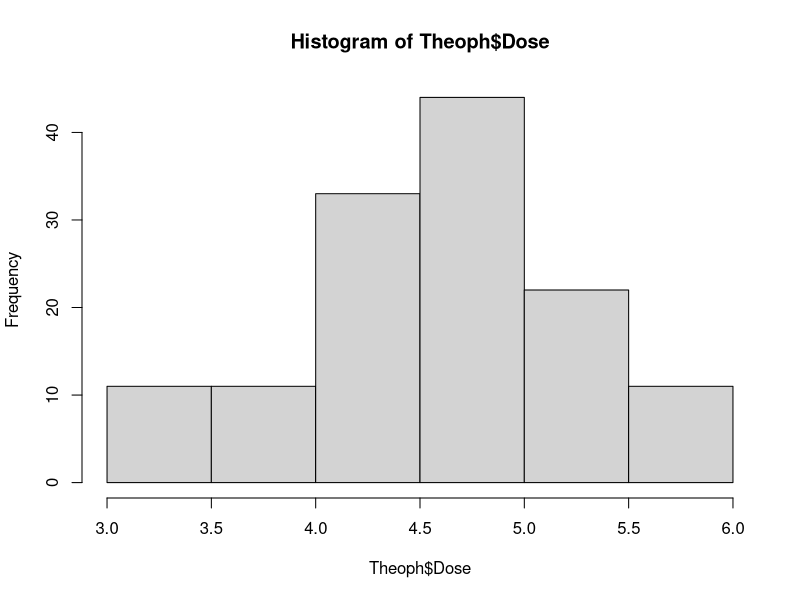
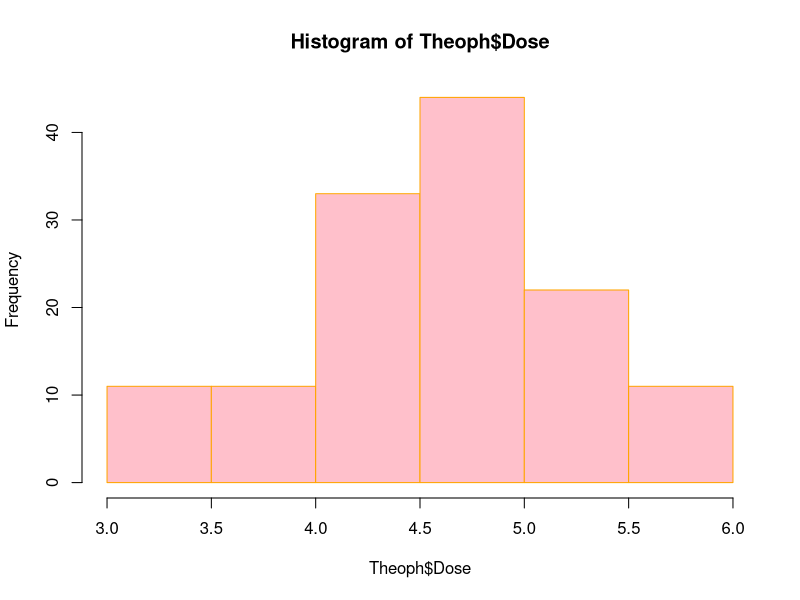
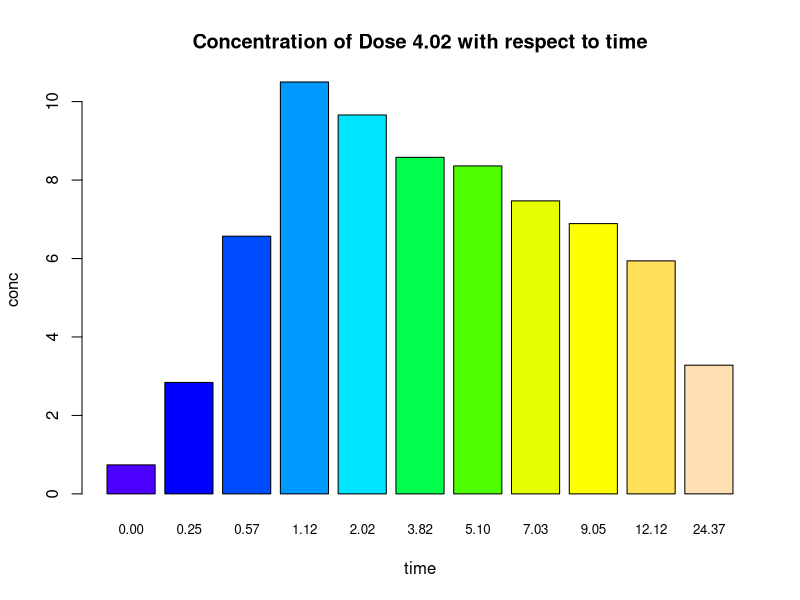
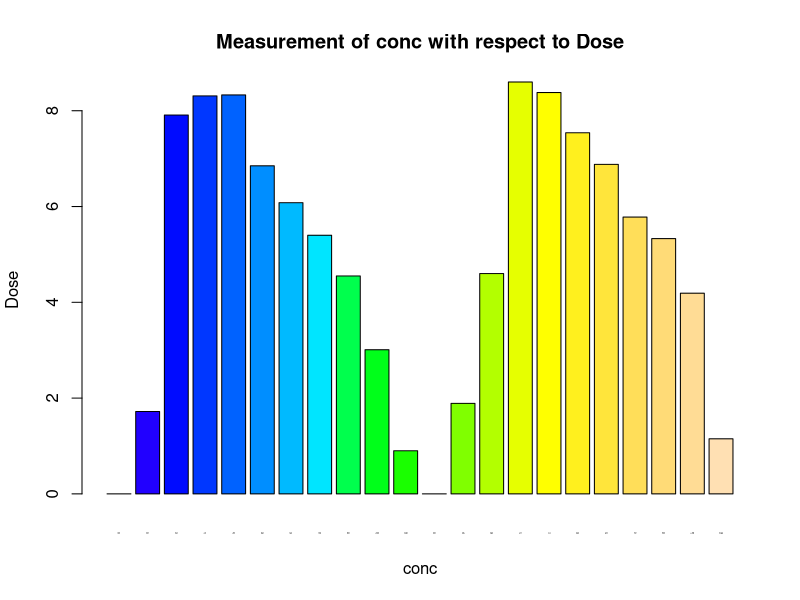
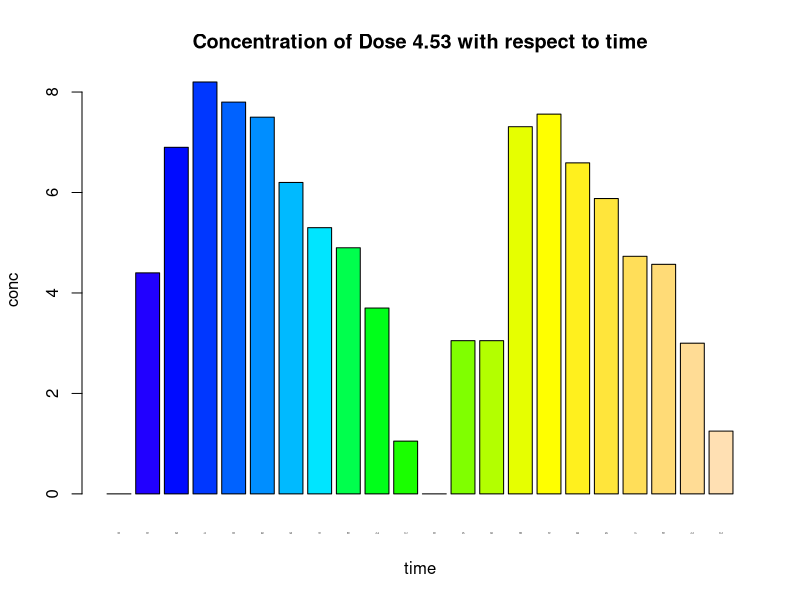
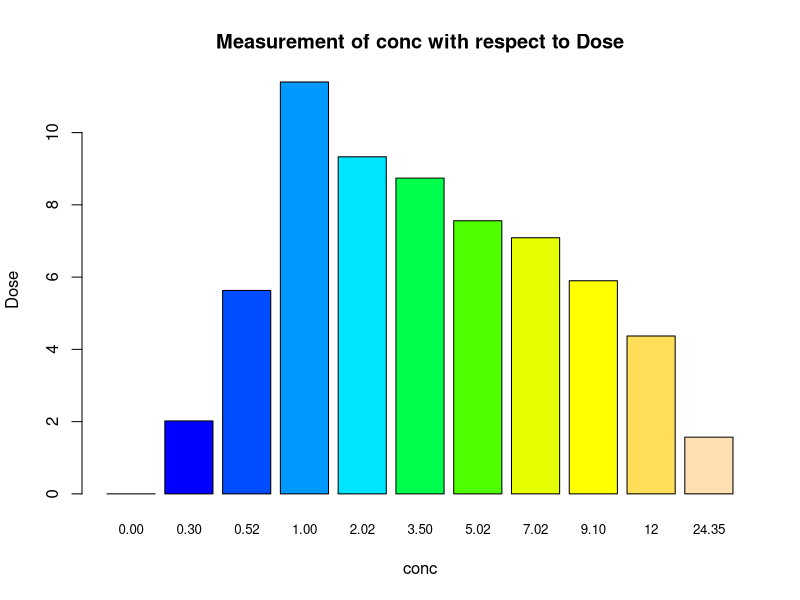
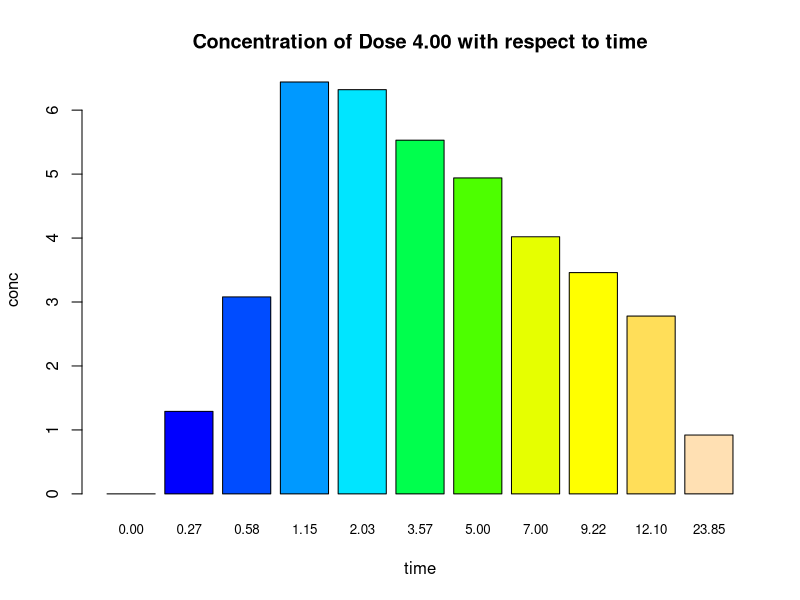
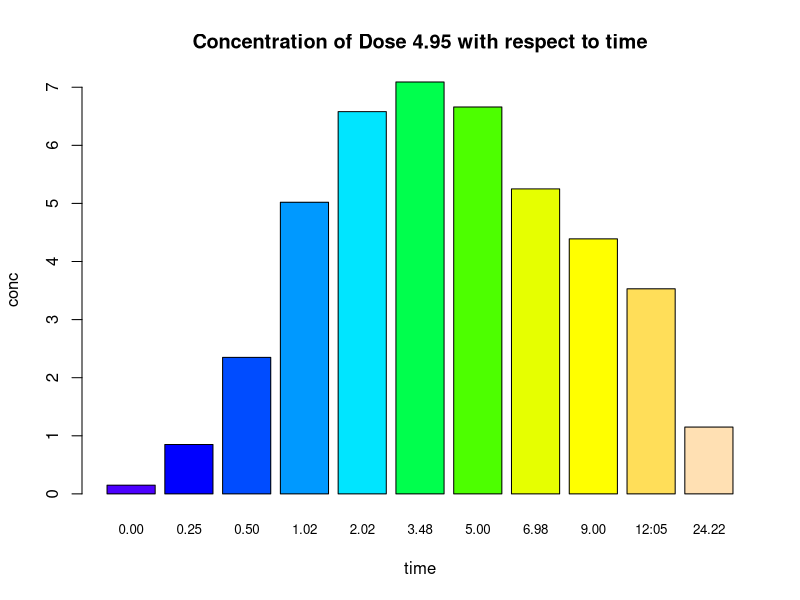

R code for these plots, in order:
data(Theoph)

print(Theoph)

max(Theoph$Wt)
max(Theoph$Dose)
max(Theoph$Time)
max(Theoph$conc)

min(Theoph$Wt) 
min(Theoph$Dose)
min(Theoph$Time)
min(Theoph$conc)

mean(Theoph$Wt)
mean(Theoph$Dose)
mean(Theoph$Time)
mean(Theoph$conc)

median(Theoph$Wt)
median(Theoph$Dose)
median(Theoph$Time)
median(Theoph$conc)

var(Theoph$Wt)
var(Theoph$Dose)
var(Theoph$Time)
var(Theoph$conc)

sd(Theoph$Wt)
sd(Theoph$Dose)
sd(Theoph$Time)
sd(Theoph$conc)

summary(Theoph$Subject)
summary(Theoph$Wt)
summary(Theoph$Dose)
summary(Theoph$Time)
summary(Theoph$conc)

hist(Theoph$Dose)
hist(Theoph$Dose,col="pink",border="orange")

barplot(Theoph$conc[Theoph$Dose == 4.02],
        main="Concentration of Dose 4.02 with respect to time",
        col=topo.colors(11),
        xlab ="time",
        ylab = "conc",
        names = c("0.00","0.25","0.57","1.12","2.02","3.82","5.10",
                  "7.03","9.05","12.12","24.37"),cex.names=.8)

barplot(Theoph$conc[Theoph$Dose == 4.40],
        main="Measurement of conc with respect to Dose",
        col=topo.colors(22),
        xlab ="conc",
        ylab = "Dose",
        names = c("0.00","0.27","0.52","1.00","1.92","3.50","5.02",
                  "7.03","9.00","12.00","24.30","0.00","0.35","0.60","1.07","2.13",
                  "3.50","5.02","7.02","9.02","11.98","24.65"),cex.names=.10)

barplot(Theoph$conc[Theoph$Dose == 4.53],
        main="Concentration of Dose 4.53 with respect to time",
        col=topo.colors(22),
        xlab ="time",
        ylab = "conc",
        names = c("0.00","0.27","0.58","1.02","2.02","3.62","5.08",
                  "7.07","9.00","12.15","24.17","0.00","0.25","0.52","0.98","2.02",
                  "3.53","5.05","7.15","9.07","12.10","24.12"),cex.names=.10)

barplot(Theoph$conc[Theoph$Dose == 5.86],
        main="Measurement of conc with respect to Dose",
        col=topo.colors(11),
        xlab ="conc",
        ylab = "Dose",
        names = c("0.00","0.30","0.52","1.00","2.02","3.50","5.02",
                  "7.02","9.10","12","24.35"),cex.names = .8)

barplot(Theoph$conc[Theoph$Dose == 4.00],
        main="Concentration of Dose 4.00 with respect to time",
        col=topo.colors(11),
        xlab ="time",
        ylab = "conc",
        names = c("0.00","0.27","0.58","1.15","2.03","3.57","5.00",
                  "7.00","9.22","12.10","23.85"),cex.names = .8)

barplot(Theoph$conc[Theoph$Dose == 4.95 ],
        main=" Concentration of Dose 4.95 with respect to time ",
        col=topo.colors(11),
        xlab ="time",
        ylab = "conc",
        names = c("0.00","0.25","0.50","1.02","2.02","3.48","5.00",
                  "6.98","9.00","12:05","24.22"),cex.names = .8)



barplot(Theoph$conc[Theoph$Dose == 3.10 ],
        main=" Concentration of Dose 3.10 with respect to time ",
        col=topo.colors(11),
        xlab ="time",
        ylab = "conc",
        names = c("0.00","0.30","0.63","1.05","2.02","3.53","5.02",
                  "7.17","8.80","11.60","24.43"),cex.names = .8)

barplot(Theoph$conc[Theoph$Dose == 5.50 ],
        main=" Concentration of Dose 5.50 with respect to time ",
        col=topo.colors(11),
        xlab ="time",
        ylab = "conc",
        names = c("0.00","0.37","0.77","1.02","2.05","3.55","5.05",
                  "7.08","9.38","12.10","23.70"),cex.names = .8)

barplot(Theoph$conc[Theoph$Dose == 4.92 ],
        main=" Concentration of Dose 4.92 with respect to time ",
        col=topo.colors(11),
        xlab ="time",
        ylab = "conc",
        names = c("0.00","0.25","0.50","0.98","1.98","3.60","5.02",
                  "7.03","9.03","12.12","24.08"),cex.names = .8)

barplot(Theoph$conc[Theoph$Dose == 5.30 ],
        main="  Concentration of Dose 5.30 with respect to time ",
        col=topo.colors(11),
        xlab ="time",
        ylab = "conc",
        names = c("0.00","0.25","0.50","1.00","2.00","3.52","5.07",
                  "7.07","9.03","12.05","24.15"),cex.names = .8)

